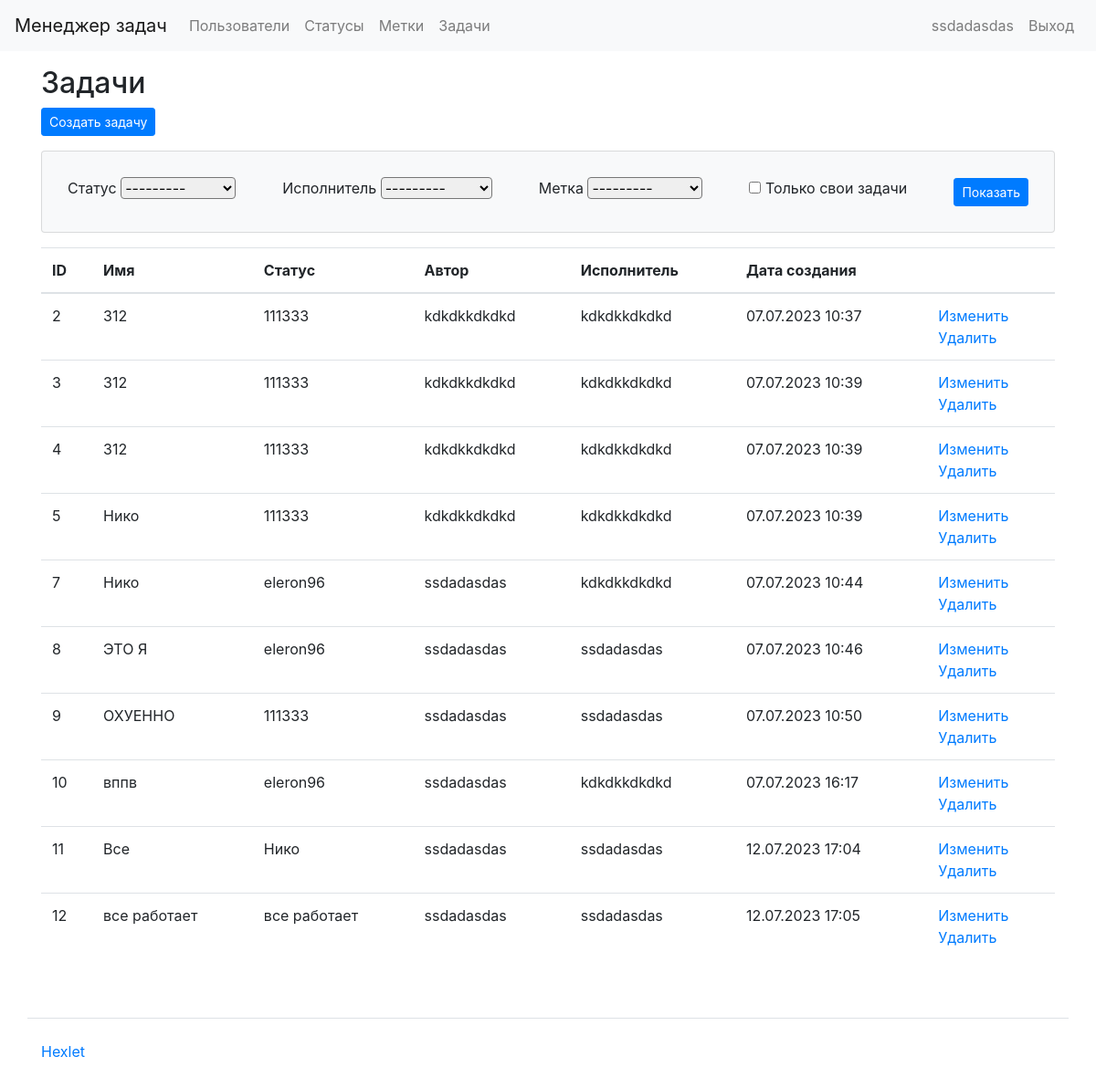
The app's page /tasks/ (signed in) with its own data.
### tasks/models.py (models this page shows, shortened)
class Task(models.Model):
    name = models.CharField(max_length=100)
    description = models.TextField()  # If you want to add a description field
    status = models.ForeignKey(Status, on_delete=models.CASCADE)  # Link to the Status model
    author = models.ForeignKey(User, on_delete=models.CASCADE, related_name='author_tasks')  # Link to the User model
    executor = models.ForeignKey(User, on_delete=models.CASCADE, related_name='executor_tasks')  # Link to the User model
    label = models.ForeignKey(labels, on_delete=models.CASCADE, null=True)  # Link to the Label model
    created_date = models.DateTimeField(auto_now_add=True)
    class Meta:
        app_label = 'tasks'

### status/models.py (models this page shows, shortened)
class Status(models.Model):
    name = models.CharField(max_length=100)
    created_date = models.DateTimeField(auto_now_add=True)
    class Meta:
        app_label = 'status'

### tasks/views.py (the view, shortened to what this page needs)
# urls.py: path('tasks/', tasks_list, name='tasks'),
@login_required
def tasks_list(request):
    form = TaskFilterForm(request.GET or None)
    tasks = TaskModel.objects.all()
    statuses = Status.objects.all()
    context = {'form': form, 'tasks': tasks,
               'task_statuses': statuses}
    return render(request, 'tasks/tasks.html', context)

### tasks/forms.py
class TaskFilterForm(forms.Form):
    status = forms.ModelChoiceField(queryset=Status.objects.all(), required=False)
    executor = forms.ModelChoiceField(queryset=User.objects.all(), required=False)
    label = forms.ModelChoiceField(queryset=labels.objects.all(), required=False)
    my_tasks = forms.BooleanField(required=False)

### task_manager/templates/tasks/tasks.html (shortened to what this page needs)
{% extends "base.html" %}
{% load i18n %}
{% block content %}
  <h2>Задачи</h2>
  <div class="mb-3">
    <a href="{% url 'create_tasks' %}" class="btn btn-primary btn-sm">{% trans "Создать задачу" %}</a>
  </div>
    <div class="card mb-3 card-body bg-light">
        <form method="GET" class="d-flex flex-row align-items-center justify-content-between flex-wrap">
            <div class="p-2">
                <label class="form-label" for="id_status">Статус</label>
                <select name="status" class="form-select rounded" id="id_status">
                    <option value="" selected>---------</option>
                </select>
            </div>
            <div class="p-2">
                <label class="form-label" for="id_executor">Исполнитель</label>
                <select name="executor" class="form-select rounded" id="id_executor">
                    <option value="" selected>---------</option>
                </select>
            </div>
            <div class="p-2">
                <label class="form-label" for="id_label">Метка</label>
                <select name="label" class="form-select rounded" id="id_label">
                    <option value="" selected>---------</option>
                </select>
            </div>
            <div class="p-2 form-check">
                <input type="checkbox" id="my_tasks" name="my_tasks">
                <label for="my_tasks">Только свои задачи</label>
            </div>
            <div class="p-2">
                <input class="btn btn-primary btn-sm" type="submit" value="Показать">
            </div>
        </form>
    </div>
  <table class="table">
    <thead>
      <tr>
        <th scope="col">ID</th>
        <th scope="col">Имя</th>
        <th scope="col">Статус</th>
        <th scope="col">Автор</th>
        <th scope="col">Исполнитель</th>
        <th scope="col">Дата создания</th>
        <th scope="col"></th>
      </tr>
    </thead>
    <tbody>
      {% for task in tasks %}
      <tr>
          <td>{{ task.id }}</td>
          <td>{{ task.name }}</td>
          <td>{{ task.status.name }}</td>
          <td>{{ task.author.username }}</td>
          <td>{{ task.executor.username }}</td>
          <td>{{ task.created_date|date:"d.m.Y H:i" }}</td>
          <td>
            <a href="{% url 'edit_tasks' task.id %}">Изменить</a>
            <br>
            <a href="{% url 'delete_tasks' task.id %}">{% trans "Delete" %}</a>
          </td>
      </tr>
      {% endfor %}
    </tbody>
  </table>
{% endblock %}

### task_manager/templates/header.html (shortened to what this page needs)
{% load i18n %}
<nav class="navbar navbar-expand-lg navbar-light bg-light mb-3">
  <a class="navbar-brand" href="/">{% block navbar_brand %}Менеджер задач{% endblock %}</a>
  <div class="collapse navbar-collapse" id="navbarToggleExternalContent">
    <ul class="navbar-nav mr-auto">
      <li class="nav-item">
        <a class="nav-link" href="/users/">{% block navlink1 %}Пользователи{% endblock %}</a>
      </li>
      {% if user.is_authenticated %}
        <li class="nav-item">
          <a class="nav-link" href="/statuses/">{% trans "Статусы" %}</a>
        </li>
        <li class="nav-item">
          <a class="nav-link" href="/labels/">{% trans "Метки" %}</a>
        </li>
        <li class="nav-item">
          <a class="nav-link" href="/tasks/">{% trans "Задачи" %}</a>
        </li>
      {% endif %}
    </ul>
    <ul class="navbar-nav">
      {% if user.is_authenticated %}
        <li class="nav-item">
          <span class="navbar-text mr-2">{{ user.username }}</span>
        </li>
        <li class="nav-item">
          <a class="nav-link" href="{% url 'logout' %}">{% trans "Выход" %}</a>
        </li>
      {% endif %}
    </ul>
  </div>
</nav>

### records on screen
Task: id "2", name "312", status.name "111333", author.username "kdkdkkdkdkd", executor.username "kdkdkkdkdkd", created_date "07.07.2023 10:37"
Task: id "3", name "312", status.name "111333", author.username "kdkdkkdkdkd", executor.username "kdkdkkdkdkd", created_date "07.07.2023 10:39"
Task: id "4", name "312", status.name "111333", author.username "kdkdkkdkdkd", executor.username "kdkdkkdkdkd", created_date "07.07.2023 10:39"
Task: id "5", name "Нико", status.name "111333", author.username "kdkdkkdkdkd", executor.username "kdkdkkdkdkd", created_date "07.07.2023 10:39"
Task: id "7", name "Нико", status.name "eleron96", author.username "ssdadasdas", executor.username "kdkdkkdkdkd", created_date "07.07.2023 10:44"
Task: id "8", name "ЭТО Я", status.name "eleron96", author.username "ssdadasdas", executor.username "ssdadasdas", created_date "07.07.2023 10:46"
Task: id "9", name "ОХУЕННО", status.name "111333", author.username "ssdadasdas", executor.username "ssdadasdas", created_date "07.07.2023 10:50"
Task: id "10", name "вппв", status.name "eleron96", author.username "ssdadasdas", executor.username "kdkdkkdkdkd", created_date "07.07.2023 16:17"
Task: id "11", name "Все", status.name "Нико", author.username "ssdadasdas", executor.username "ssdadasdas", created_date "12.07.2023 17:04"
Task: id "12", name "все работает", status.name "все работает", author.username "ssdadasdas", executor.username "ssdadasdas", created_date "12.07.2023 17:05"

### other values on screen
{{ user.username }} "ssdadasdas"
